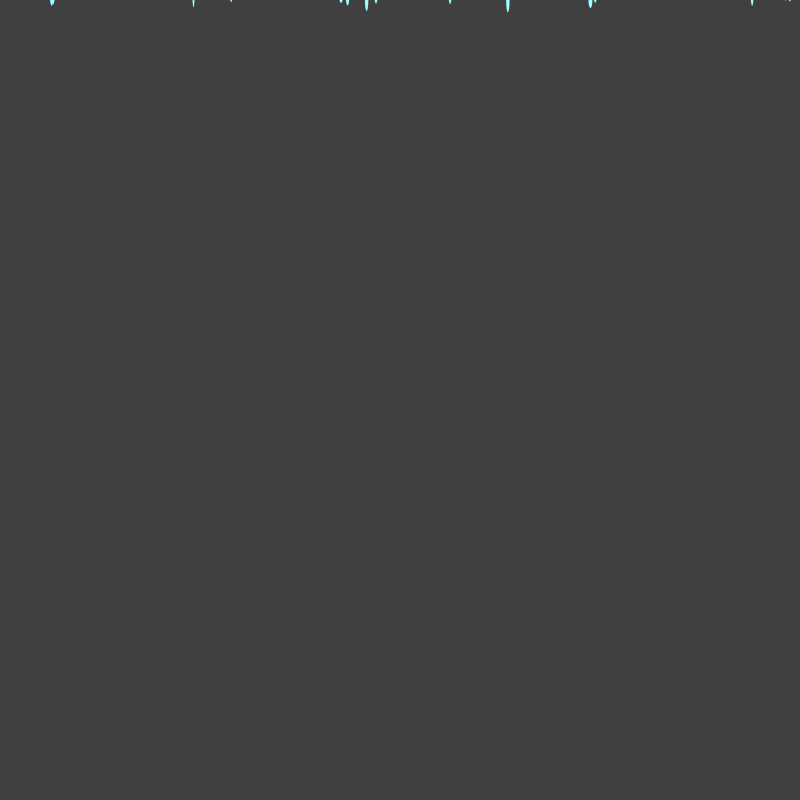
Frame 1 (no input)
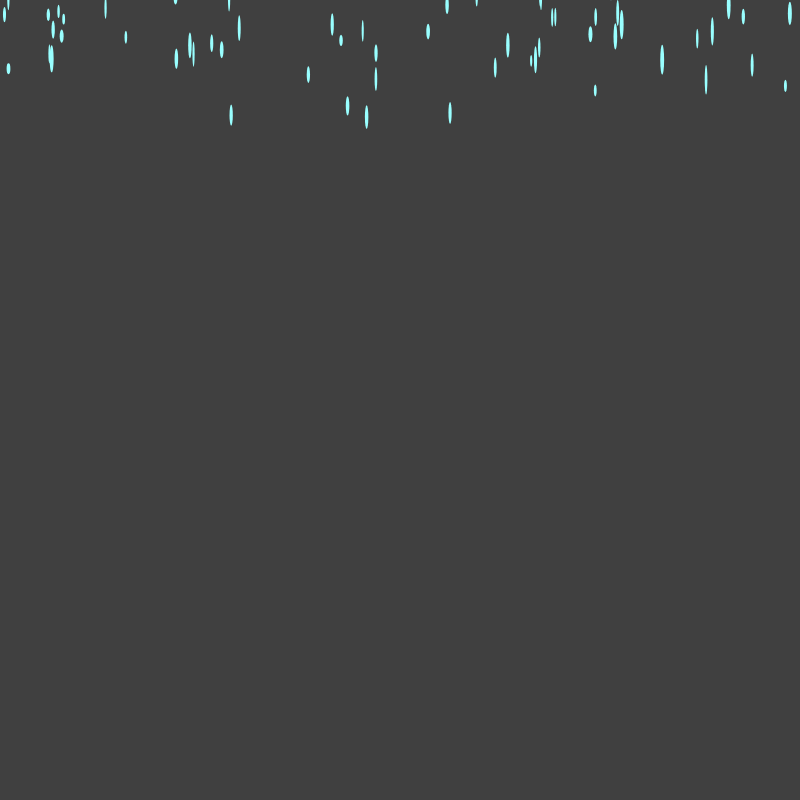
Frame 60 (no input)
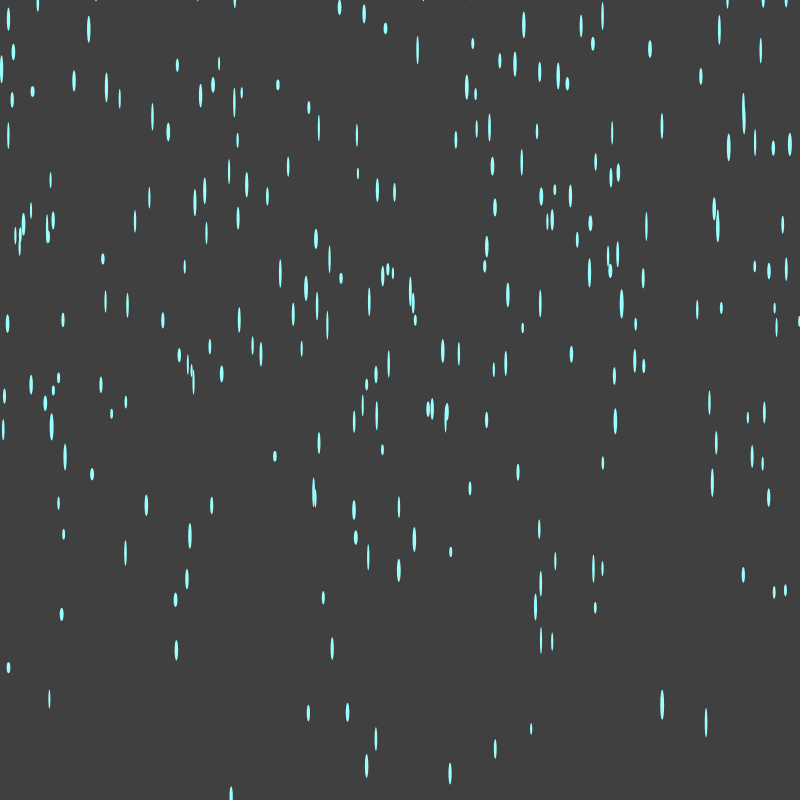
Frame 120 (the mouse pressed at the canvas centre since frame 60)

The p5.js sketch that drew these frames (run headless with seeded random() and noise() and a simulated clock; from frame 60 on, the mouse is pressed at the canvas centre):

// p5.js sketch
// ── sketch.js

let raindrops = [];

function setup() {
  createCanvas(800, 800);
  for (let i = 0; i < 300; i++) {
    raindrops.push({
      x: random(width),
      y: random(-400, 0),
      w: random(2, 4),    // width
      h: random(10, 30),  // height
      speed: random(1, 7)
    });
  }
}

function draw() {
  
  background(64,64,64);
  fill(153, 255, 255);
  noStroke();

  let speedFactor = map(mouseY, 0, height, 0.3, 3);

  for (let drop of raindrops) {
    ellipse(drop.x, drop.y, drop.w, drop.h); 
    drop.y += drop.speed * speedFactor ; 

    if (drop.y > height) {
      drop.y = random(-100, 0);
      drop.x = random(width);
    }
  }
}
